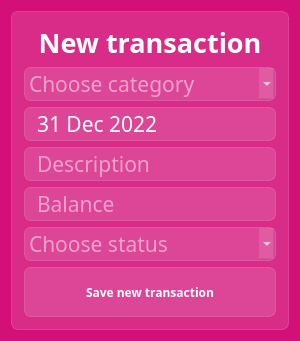
<?xml version="1.0" encoding="UTF-8"?>
<ui version="4.0">
 <class>Dialog</class>
 <widget class="QDialog" name="Dialog">
  <property name="geometry">
   <rect>
    <x>0</x>
    <y>0</y>
    <width>300</width>
    <height>331</height>
   </rect>
  </property>
  <property name="windowTitle">
   <string>Dialog</string>
  </property>
  <property name="styleSheet">
   <string notr="true">font-family: Noto Sans SC;
background-color: rgb(211, 16, 120)</string>
  </property>
  <layout class="QVBoxLayout" name="verticalLayout">
   <item>
    <widget class="QFrame" name="new_transaction">
     <property name="styleSheet">
      <string notr="true">background-color: rgba(255, 255, 255, 30); 
border: 1px solid rgba(255,255,255,40);
border-radius: 7px;</string>
     </property>
     <property name="frameShape">
      <enum>QFrame::NoFrame</enum>
     </property>
     <property name="frameShadow">
      <enum>QFrame::Raised</enum>
     </property>
     <layout class="QVBoxLayout" name="verticalLayout_21">
      <property name="spacing">
       <number>6</number>
      </property>
      <property name="leftMargin">
       <number>12</number>
      </property>
      <property name="topMargin">
       <number>12</number>
      </property>
      <property name="rightMargin">
       <number>12</number>
      </property>
      <property name="bottomMargin">
       <number>12</number>
      </property>
      <item>
       <widget class="QLabel" name="lbl_new_transaction">
        <property name="font">
         <font>
          <family>Noto Sans SC</family>
          <pointsize>20</pointsize>
          <weight>75</weight>
          <bold>true</bold>
         </font>
        </property>
        <property name="styleSheet">
         <string notr="true">color: white;
font-weight: bold;
font-size: 20pt;
background-color: none;
border: none;</string>
        </property>
        <property name="text">
         <string>New transaction</string>
        </property>
        <property name="alignment">
         <set>Qt::AlignCenter</set>
        </property>
       </widget>
      </item>
      <item>
       <widget class="QComboBox" name="cb_choose_category">
        <property name="styleSheet">
         <string notr="true">QComboBox {
font-size: 16pt;
color: white;
}

QComboBox:item {
    color: black;
}</string>
        </property>
        <property name="currentIndex">
         <number>-1</number>
        </property>
        <property name="placeholderText">
         <string>Choose category</string>
        </property>
        <item>
         <property name="text">
          <string>Work</string>
         </property>
        </item>
        <item>
         <property name="text">
          <string>Auto</string>
         </property>
        </item>
        <item>
         <property name="text">
          <string>Other</string>
         </property>
        </item>
        <item>
         <property name="text">
          <string>Grocery</string>
         </property>
        </item>
        <item>
         <property name="text">
          <string>Entertainment</string>
         </property>
        </item>
       </widget>
      </item>
      <item>
       <widget class="QDateEdit" name="dateEdit">
        <property name="styleSheet">
         <string notr="true">font-size: 16pt;
color: white;
padding-left: 10px;</string>
        </property>
        <property name="alignment">
         <set>Qt::AlignLeading|Qt::AlignLeft|Qt::AlignVCenter</set>
        </property>
        <property name="buttonSymbols">
         <enum>QAbstractSpinBox::NoButtons</enum>
        </property>
        <property name="dateTime">
         <datetime>
          <hour>22</hour>
          <minute>0</minute>
          <second>0</second>
          <year>2022</year>
          <month>12</month>
          <day>31</day>
         </datetime>
        </property>
        <property name="currentSectionIndex">
         <number>0</number>
        </property>
       </widget>
      </item>
      <item>
       <widget class="QLineEdit" name="le_description">
        <property name="styleSheet">
         <string notr="true">font-size: 16pt;
color: white;
padding-left: 10px;</string>
        </property>
        <property name="alignment">
         <set>Qt::AlignLeading|Qt::AlignLeft|Qt::AlignVCenter</set>
        </property>
        <property name="placeholderText">
         <string>Description</string>
        </property>
       </widget>
      </item>
      <item>
       <widget class="QLineEdit" name="le_balance">
        <property name="styleSheet">
         <string notr="true">font-size: 16pt;
color: white;
padding-left: 10px;</string>
        </property>
        <property name="alignment">
         <set>Qt::AlignLeading|Qt::AlignLeft|Qt::AlignVCenter</set>
        </property>
        <property name="placeholderText">
         <string>Balance</string>
        </property>
       </widget>
      </item>
      <item>
       <widget class="QComboBox" name="cb_status">
        <property name="styleSheet">
         <string notr="true">QComboBox {
font-size: 16pt;
color: white;
}

QComboBox:item {
    color: black;
}</string>
        </property>
        <property name="placeholderText">
         <string>Choose status</string>
        </property>
        <item>
         <property name="text">
          <string>Income</string>
         </property>
        </item>
        <item>
         <property name="text">
          <string>Outcome</string>
         </property>
        </item>
       </widget>
      </item>
      <item>
       <widget class="QPushButton" name="btn_new_transaction">
        <property name="minimumSize">
         <size>
          <width>230</width>
          <height>50</height>
         </size>
        </property>
        <property name="font">
         <font>
          <family>Noto Sans SC</family>
          <weight>75</weight>
          <bold>true</bold>
         </font>
        </property>
        <property name="styleSheet">
         <string notr="true">QPushButton{
	color: rgb(255, 255, 255);
     background-color:rgba(255,255,255,30);
     border: 1px solid rgba(255,255,255,40);
     border-radius:7px;
width: 230;
height: 50;
}
QPushButton:hover{
background-color:rgba(255,255,255,30);
}
QPushButton:pressed{
background-color:rgba(255,255,255,70);
}</string>
        </property>
        <property name="text">
         <string>Save new transaction</string>
        </property>
        <property name="icon">
         <iconset resource="res-rs.qrc">
          <normaloff>:/icons/icons/post_add_white_24dp.svg</normaloff>:/icons/icons/post_add_white_24dp.svg</iconset>
        </property>
        <property name="iconSize">
         <size>
          <width>24</width>
          <height>24</height>
         </size>
        </property>
       </widget>
      </item>
     </layout>
    </widget>
   </item>
  </layout>
 </widget>
 <resources>
  <include location="res-rs.qrc"/>
  <include location="res-rs.qrc"/>
 </resources>
 <connections/>
</ui>
